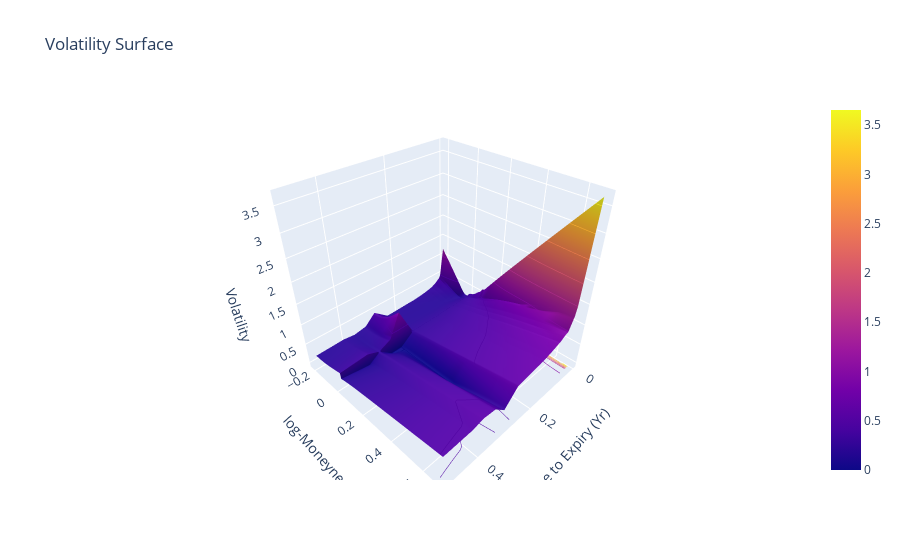

The notebook cell saved with this chart:
### Code cell
pricing_model = PricingModel()
fig = plot_volatility_surface(
	time=time,
	volatility_surface=spx_vs,
	quantity_method="empirical_pricing_implied_volatility",
	pricing_model=PricingModel(),
	# plot_parameters={"moneyness": False, "time_to_expiry": False, "log_moneyness": False, "mid_price": True},
)
fig.show()

### Figure 1 — Plotly figure (JSON) as saved in the notebook; plotly's stock layout.template omitted (floating-point values rounded to 4 significant figures; data arrays with more than 128 entries replaced by an {"elided": "..."} marker saying what was removed)
{"data": [{"contours": {"z": {"highlightcolor": "limegreen", "project": {"z": true}, "show": true, "usecolormap": true}}, "type": "surface", "x": [0.00274, 0.01644, 0.02192, 0.0411, 0.05479, 0.06027, 0.07397, 0.07671, 0.07945, 0.09863, 0.1151, 0.137, 0.1562, 0.2137, 0.2438, 0.2904, 0.326, 0.3671, 0.4055, 0.4959], "y": [0.6848, 0.5978, 0.5178, 0.4437, 0.3747, 0.3101, 0.2495, 0.2205, 0.1923, 0.1649, 0.1383, 0.1252, 0.1123, 0.09956, 0.09325, 0.08698, 0.08075, 0.07703, 0.07456, 0.07209, 0.06963, 0.0684, 0.06718, 0.06473, 0.06229, 0.05985, 0.05742, 0.05621, 0.05499, 0.05258, 0.05016, 0.04776, 0.04536, 0.04416, 0.04296, 0.04057, 0.03819, 0.03581, 0.03344, 0.03225, 0.03107, 0.02871, 0.02635, 0.024, 0.02166, 0.02049, 0.01932, 0.01699, 0.01466, 0.01233, 0.01002, 0.00886, 0.007705, 0.005398, 0.003096, 0.0008001, -0.001491, -0.002634, -0.003777, -0.006057, -0.008332, -0.0106, -0.01287, -0.014, -0.01513, -0.01738, -0.01963, -0.02188, -0.02412, -0.02523, -0.02635, -0.02858, -0.03081, -0.03302, -0.03635, -0.04186, -0.05278, -0.0636, -0.07429, -0.09534, -0.1362, -0.1754, -0.2131], "z": {"elided": "83x20 float values"}}], "layout": {"scene": {"aspectmode": "cube", "xaxis": {"title": {"text": "Time to Expiry (Yr)"}}, "yaxis": {"title": {"text": "log-Moneyness"}}, "zaxis": {"title": {"text": "Volatility"}}}, "title": {"text": "Volatility Surface"}}}
